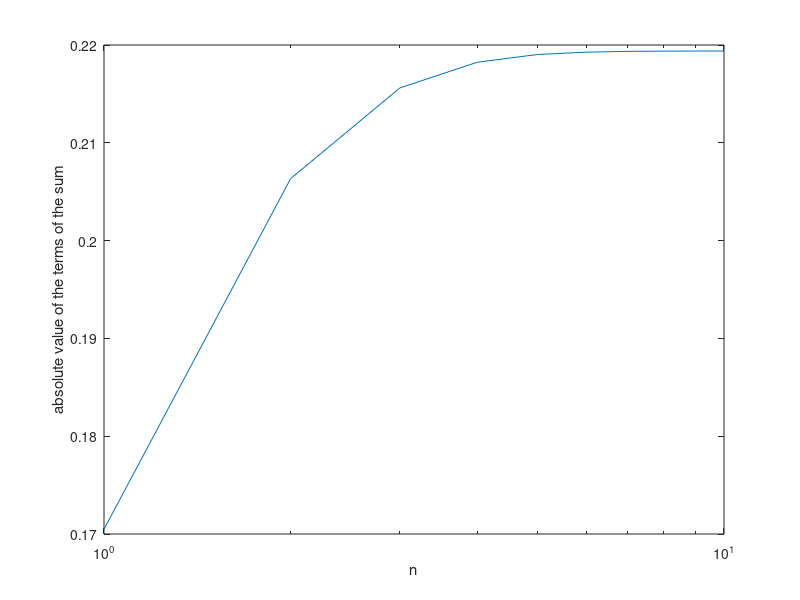

Source code (MATLAB):
%Nasruddin_Moia_3_Simpson_Extended
clc;
clear;
format long;

N=10;

cof=[];%creates a loop for the coefficients of Simpson
for i=1:N+1
    if i==1 || i==N+1
        cof(i)=1;
    else
        if mod(i,2)==0;
            cof(i)=4;

        elseif mod(i,2)==1;
            cof(i)=2;
        end
    end
end


h=1/N;
res=0;

resus=[];

for n=1:10 %calculates the integral through Extended Simpson for each n and n+1
x=linspace(n,n+1,N+1);
    for i=1:N+1
    res=res+((h/3)*(1/(x(i)*exp(x(i))))*cof(i));
    end
    resus(n)=res;
end

total=0;%creates the summation mentioned for all the results according to the given n
for j=1:length(resus)
    total=total+(((-1)^j)*resus(j));

end

semilogx(1:10,abs(resus))
xlabel("n");
ylabel("absolute value of the terms of the sum");
display(total);
